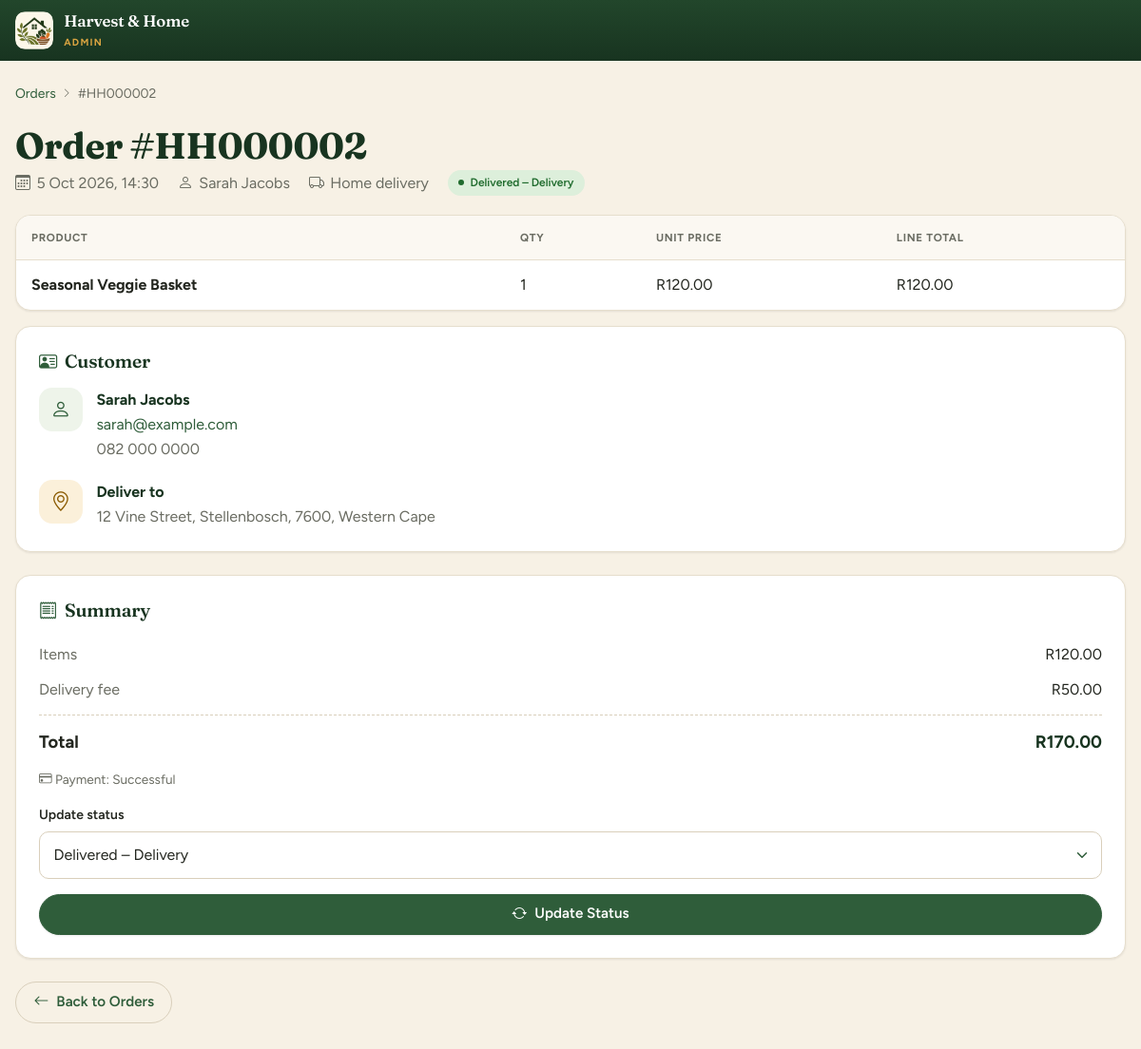
The page /admin/order.php?id=2 (signed in) on the database its author committed.
### tables this page shows
CREATE TABLE orders (
    order_id           INT AUTO_INCREMENT PRIMARY KEY,
    user_id            INT NOT NULL,
    order_date         DATETIME NOT NULL DEFAULT CURRENT_TIMESTAMP,
    total_amount       DECIMAL(10,2) NOT NULL,
    fulfilment_method  ENUM('delivery','collection') NOT NULL,
    delivery_address   TEXT NULL,
    order_status       ENUM('processing','delivered','collection_pending','collected','cancelled') NOT NULL,
    delivery_fee       DECIMAL(10,2) NOT NULL DEFAULT 0.00,
    CONSTRAINT fk_orders_user FOREIGN KEY (user_id)
        REFERENCES users(user_id) ON UPDATE CASCADE ON DELETE RESTRICT
);

CREATE TABLE users (
    user_id        INT AUTO_INCREMENT PRIMARY KEY,
    full_name      VARCHAR(100) NOT NULL,
    email          VARCHAR(150) NOT NULL UNIQUE,
    password_hash  VARCHAR(255) NOT NULL,
    phone          VARCHAR(20)  NOT NULL,
    address        TEXT NULL,
    role           ENUM('customer','admin') NOT NULL DEFAULT 'customer',
    created_at     DATETIME NOT NULL DEFAULT CURRENT_TIMESTAMP
);

CREATE TABLE order_items (
    order_item_id  INT AUTO_INCREMENT PRIMARY KEY,
    order_id       INT NOT NULL,
    product_id     INT NOT NULL,
    quantity       INT NOT NULL,
    price          DECIMAL(10,2) NOT NULL,
    CONSTRAINT fk_items_order FOREIGN KEY (order_id)
        REFERENCES orders(order_id) ON UPDATE CASCADE ON DELETE CASCADE,
    CONSTRAINT fk_items_product FOREIGN KEY (product_id)
        REFERENCES products(product_id) ON UPDATE CASCADE ON DELETE RESTRICT
);

CREATE TABLE products (
    product_id      INT AUTO_INCREMENT PRIMARY KEY,
    category_id     INT NOT NULL,
    product_name    VARCHAR(150) NOT NULL,
    description     TEXT NOT NULL,
    price           DECIMAL(10,2) NOT NULL,
    stock_quantity  INT NOT NULL DEFAULT 0,
    product_image   VARCHAR(255) NULL,
    product_status  ENUM('active','inactive') NOT NULL DEFAULT 'active',
    CONSTRAINT fk_products_category FOREIGN KEY (category_id)
        REFERENCES categories(category_id) ON UPDATE CASCADE ON DELETE RESTRICT
);

CREATE TABLE payments (
    payment_id      INT AUTO_INCREMENT PRIMARY KEY,
    order_id        INT NOT NULL UNIQUE,
    payment_method  ENUM('online_payment') NOT NULL DEFAULT 'online_payment',
    payment_status  ENUM('pending','successful','failed') NOT NULL DEFAULT 'pending',
    CONSTRAINT fk_payments_order FOREIGN KEY (order_id)
        REFERENCES orders(order_id) ON UPDATE CASCADE ON DELETE CASCADE
);

### config/db.php (called while the page is built, shortened)
<?php
function db(): PDO
{
    static $pdo = null;
    if ($pdo === null) {
        $dsn = 'mysql:host=' . DB_HOST . ';dbname=' . DB_NAME . ';charset=utf8mb4';
        try {
            $pdo = new PDO($dsn, DB_USER, DB_PASS, [
                PDO::ATTR_ERRMODE            => PDO::ERRMODE_EXCEPTION,
                PDO::ATTR_DEFAULT_FETCH_MODE => PDO::FETCH_ASSOC,
                PDO::ATTR_EMULATE_PREPARES   => false,
            ]);
        } catch (PDOException $e) {
            error_log('DB connection failed: ' . $e->getMessage());
            http_response_code(500);
            exit('Sorry, the shop is unavailable right now. Please try again later.');
        }
    }
    return $pdo;
}

### admin/order.php (the view, shortened to what this page needs)
<?php
require_once __DIR__ . '/../includes/functions.php';
$id = (int)($_GET['id'] ?? $_POST['order_id'] ?? 0);
$load = db()->prepare('SELECT o.*, u.full_name, u.email, u.phone, p.payment_status, p.payment_method
                       FROM orders o JOIN users u ON u.user_id = o.user_id
                       LEFT JOIN payments p ON p.order_id = o.order_id WHERE o.order_id = ?');
$load->execute([$id]);
$order = $load->fetch();
$allowed = allowed_statuses($order['fulfilment_method']);
$stmt = db()->prepare('SELECT oi.*, pr.product_name FROM order_items oi JOIN products pr ON pr.product_id = oi.product_id WHERE oi.order_id = ?');
$stmt->execute([$id]);
$items = $stmt->fetchAll();
$goods = array_sum(array_map(fn($i) => $i['quantity'] * $i['price'], $items));
require 'includes/header.php';
?>
<nav class="crumbs" aria-label="Breadcrumb">
    <a href="orders.php">Orders</a><?= icon('chevron-right') ?>
    <span>#<?= order_no($id) ?></span>
</nav>
<h1>Order #<?= order_no($id) ?></h1>
<div class="meta">
    <span><?= icon('calendar3') ?><?= date('j M Y, H:i', strtotime($order['order_date'])) ?></span>
    <span><?= icon('person') ?><?= h($order['full_name']) ?></span>
    <span><?= icon($order['fulfilment_method'] === 'delivery' ? 'truck' : 'shop-window') ?><?= $order['fulfilment_method'] === 'delivery' ? 'Home delivery' : 'Collection' ?></span>
    <?= status_pill($order['order_status']) ?>
</div>
<div class="two">
    <div>
        <div class="tw">
            <table>
                <thead><tr><th>Product</th><th>Qty</th><th>Unit price</th><th>Line total</th></tr></thead>
                <tbody>
                <?php foreach ($items as $i): ?>
                    <tr><td><b><?= h($i['product_name']) ?></b></td><td><?= (int)$i['quantity'] ?></td><td><?= money($i['price']) ?></td><td><?= money($i['quantity'] * $i['price']) ?></td></tr>
                <?php endforeach; ?>
                </tbody>
            </table>
        </div>
        <div class="card mt-3">
            <h2 class="card-title"><?= icon('person-vcard') ?>Customer</h2>
            <div class="info-list">
                <div class="info-item"><span class="ico"><?= icon('person') ?></span><div><b><?= h($order['full_name']) ?></b><p><a href="mailto:<?= h($order['email']) ?>"><?= h($order['email']) ?></a><br><?= h($order['phone']) ?></p></div></div>
                <?php if ($order['delivery_address']): ?>
                    <div class="info-item"><span class="ico honey"><?= icon('geo-alt') ?></span><div><b>Deliver to</b><p><?= h($order['delivery_address']) ?></p></div></div>
                <?php endif; ?>
            </div>
        </div>
    </div>
    <div class="card summary">
        <h2 class="card-title"><?= icon('receipt') ?>Summary</h2>
        <div class="sum"><span>Items</span><span><?= money($goods) ?></span></div>
        <div class="sum"><span>Delivery fee</span><span><?= money($order['delivery_fee']) ?></span></div>
        <div class="sum tot"><span>Total</span><span><?= money($order['total_amount']) ?></span></div>
        <p class="hint mt-2 mb-3"><?= icon('credit-card') ?> Payment: <?= h(ucfirst($order['payment_status'] ?? 'none')) ?></p>
        <?php if ($order['order_status'] === 'cancelled'): ?>
            <div class="notice mb-0"><?= icon('lock') ?><span>This order was cancelled and can no longer be changed.</span></div>
        <?php else: ?>
            <form method="post" action="order.php">
                <label for="order_status">Update status</label>
                <select id="order_status" name="order_status">
                    <?php foreach ($allowed as $s): ?>
                        <option value="<?= $s ?>" <?= $s === $order['order_status'] ? 'selected' : '' ?>><?= h(status_label($s)) ?></option>
                    <?php endforeach; ?>
                </select>
                <button class="btn block mt-0" type="submit" data-confirm="Change the status of this order?"><?= icon('arrow-repeat') ?>Update Status</button>
            </form>
        <?php endif; ?>
    </div>
</div>
<a class="btn o mt-4" href="orders.php"><?= icon('arrow-left') ?>Back to Orders</a>
<?php require 'includes/footer.php'; ?>

### includes/functions.php (shortened to what this page needs)
<?php
require_once __DIR__ . '/../config/db.php';
function h($value): string
{
    return htmlspecialchars((string)$value, ENT_QUOTES, 'UTF-8');
}
function head_assets(string $root = ''): string
{
    $css = __DIR__ . '/../assets/css/style.css';
    $version = is_file($css) ? filemtime($css) : 1;
    return '<link rel="preconnect" href="https://fonts.googleapis.com">' . "\n"
        . '    <link rel="preconnect" href="https://fonts.gstatic.com" crossorigin>' . "\n"
        . '    <link rel="stylesheet" href="https://fonts.googleapis.com/css2?family=Figtree:wght@400;500;600;700&family=Fraunces:opsz,wght@9..144,600;9..144,700&display=swap">' . "\n"
        . '    <link rel="stylesheet" href="https://cdn.jsdelivr.net/npm/bootstrap@5.3.3/dist/css/bootstrap.min.css">' . "\n"
        . '    <link rel="stylesheet" href="https://cdn.jsdelivr.net/npm/bootstrap-icons@1.11.3/font/bootstrap-icons.min.css">' . "\n"
        . '    <link rel="stylesheet" href="' . $root . 'assets/css/style.css?v=' . $version . '">' . "\n";
}
function icon(string $name): string
{
    return '<i class="bi bi-' . $name . '" aria-hidden="true"></i>';
}
function money($amount): string
{
    return 'R' . number_format((float)$amount, 2, '.', ' ');
}
function order_no($id): string
{
    return 'HH' . str_pad((string)$id, 6, '0', STR_PAD_LEFT);
}
function status_label(string $status, string $method = ''): string
{
    $labels = [
        'processing'         => 'Processing – Delivery',
        'delivered'          => 'Delivered – Delivery',
        'collection_pending' => 'Collection Pending',
        'collected'          => 'Collected',
        'cancelled'          => 'Cancelled',
    ];
    return $labels[$status] ?? ucfirst($status);
}
function status_pill(string $status): string
{
    $classes = [
        'processing' => 'p1', 'delivered' => 'p2', 'collection_pending' => 'p3',
        'collected'  => 'p4', 'cancelled' => 'p5',
    ];
    return '<span class="pill ' . ($classes[$status] ?? '') . '">' . h(status_label($status)) . '</span>';
}
function allowed_statuses(string $method): array
{
    return $method === 'delivery'
        ? ['processing', 'delivered', 'cancelled']
        : ['collection_pending', 'collected', 'cancelled'];
}

### rows shown on the page
orders: order_date "5 Oct 2026, 14:30", user.full_name "Sarah Jacobs", order_status "Delivered – Delivery", user.email "sarah@example.com", user.phone "082 000 0000", delivery_address "12 Vine Street, Stellenbosch, 7600, Western Cape", delivery_fee "R50.00", total_amount "R170.00", payments.payment_status "Successful"
order_items: product.product_name "Seasonal Veggie Basket", quantity "1", price "R120.00", money($i['quantity'] * $i['price']) "R120.00", money($goods) "R120.00"

### other values the page prints
order_no($id) "HH000002"
